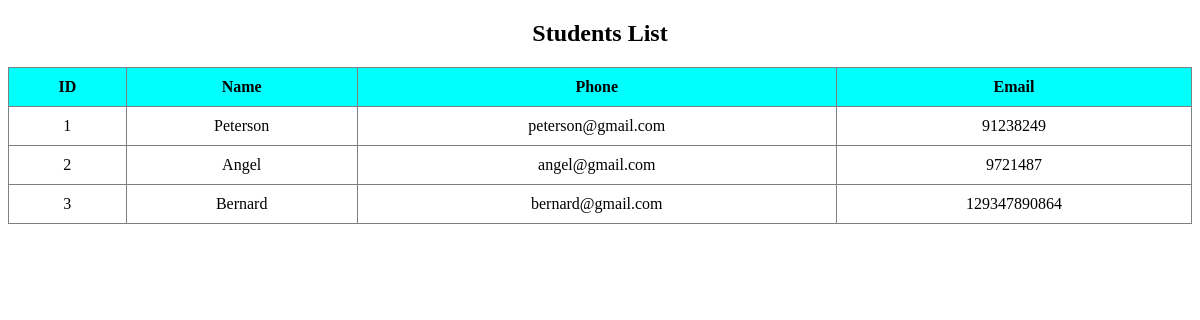
The page /students/ on the database its author committed.
### class/models.py (models this page shows, shortened)
class Student(models.Model):
    name = models.CharField(max_length=20)
    phone = models.IntegerField()
    email = models.EmailField(blank=False)
    image = models.ImageField(upload_to='images/', blank=False, default="default.jpg")

### class/views.py (the view)
# urls.py: path('students/', views.students, name='students'),
def students(request):
    student = Student.objects.all()
    return render(request, 'students.html',{"student": student})

### class/templates/students.html (shortened to what this page needs)
<!DOCTYPE html>
<html lang="en">
<head>
</head>
<body>
<h2>Students List</h2>
<table border="1">
    <tr>
        <th>ID</th>
        <th>Name</th>
        <th>Phone</th>
        <th>Email</th>
    </tr>
    {% for y in student %}
    <tr>
        <td>{{ y.id }}</td>
        <td>{{ y.name }}</td>
        <td>{{ y.email }}</td>
        <td>{{ y.phone }}</td>
    </tr>
    {% endfor %}
</table>
</body>
</html>

### class/templates/students.html (style rules this page uses)
table { border-collapse: collapse; width: 100%; text-align: center; }
th { padding: 10px; background-color: aqua; }
td, tr { padding: 10px; }
h2 { text-align: center; }

### rows shown on the page
Student: id "1", name "Peterson", email "peterson@gmail.com", phone "91238249"
Student: id "2", name "Angel", email "angel@gmail.com", phone "9721487"
Student: id "3", name "Bernard", email "bernard@gmail.com", phone "129347890864"
